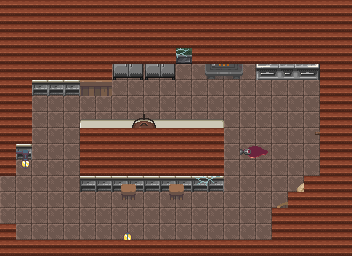

Below is a game level as drawn by its tile map, then a one-line description and the .tmx that defines it (tile-layer data replaced by summaries):
An orthogonal 22x16 tile map with 16x16 px tiles, 6 tile layers (Floor, Walls, Furniture, Props, ...), 1 hidden layer not drawn, 3 tilesets.

<map version="1.10" tiledversion="1.12.2" orientation="orthogonal" renderorder="right-down" width="22" height="16" tilewidth="16" tileheight="16" infinite="0" nextlayerid="8" nextobjectid="1">
 <tileset firstgid="1" source="../tilesets/PropsV2.tsx" />
 <tileset firstgid="901" source="../tilesets/TilesetV2.tsx" />
 <tileset firstgid="1701" source="../tilesets/furniture_and_props.tsx" />
 <layer id="1" name="Floor" width="22" height="16">
  <data>[352 cells, 352 non-empty, 12 distinct tile ids]</data>
 </layer>
 <layer id="2" name="Walls" width="22" height="16">
  <data>[352 cells, 64 non-empty, 19 distinct tile ids]</data>
 </layer>
 <layer id="3" name="Furniture" width="22" height="16">
  <data>[352 cells, 129 non-empty, 63 distinct tile ids]</data>
 </layer>
 <layer id="4" name="Props" width="22" height="16">
  <data>[352 cells, 82 non-empty, 54 distinct tile ids]</data>
 </layer>
 <layer id="5" name="Props2" width="22" height="16">
  <data>[352 cells, 12 non-empty, 10 distinct tile ids]</data>
 </layer>
 <layer id="7" name="Props3" width="22" height="16" visible="0">
  <data>[352 cells, 26 non-empty, 26 distinct tile ids]</data>
 </layer>
 <layer id="6" name="Collision" width="22" height="16">
  <data>[352 cells, 185 non-empty, 1 distinct tile ids]</data>
 </layer>
</map>
